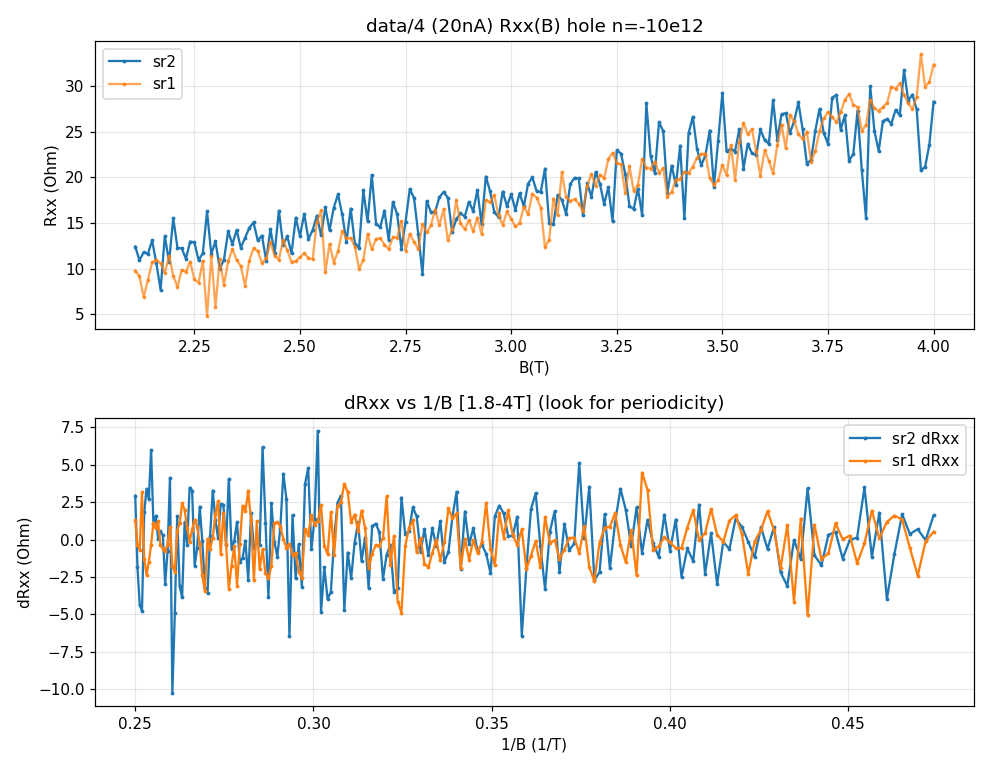

The script that saved this image:
import numpy as np, os, json, matplotlib
matplotlib.use('Agg'); import matplotlib.pyplot as plt
d="data/4"
cols=json.load(open(os.path.join(d,"metadata.json")))["columns"]
raw=np.genfromtxt(os.path.join(d,"data.tsv"),delimiter="\t")
C={}; seen={}
for i,c in enumerate(cols):
    k=c if c not in seen else c+f".{seen[c]}"; seen[c]=seen.get(c,0)+1; C[k]=raw[:,i]
B=C['magnet_mag']; I=np.abs(C['sr0_X']/1e6)
def proj(ch):
    X=C[ch+'_X']; Y=C[ch+'_Y']; th=np.arctan2(np.median(Y),np.median(X))
    return (X*np.cos(th)+Y*np.sin(th))/I, (-X*np.sin(th)+Y*np.cos(th))/I
R1,_=proj('sr1'); R2,q2=proj('sr2')
m=B>0.02; o=np.argsort(B[m]); B=B[m][o]; R1=R1[m][o]; R2=R2[m][o]; q2=q2[m][o]
print(f"B {B.min():.2f}-{B.max():.2f}T  n={len(B)}  quad-noise sr2={np.std(np.diff(q2))/np.sqrt(2):.2f} Ohm")
fig,ax=plt.subplots(2,1,figsize=(9,7))
ax[0].plot(B,R2,'.-',ms=3,label='sr2'); ax[0].plot(B,R1,'.-',ms=3,alpha=.7,label='sr1')
ax[0].set_xlabel('B(T)'); ax[0].set_ylabel('Rxx (Ohm)'); ax[0].legend(); ax[0].grid(alpha=.3); ax[0].set_title('data/4 (20nA) Rxx(B) hole n=-10e12')
sel=B>1.8
for nm,R,c in [('sr2',R2,'C0'),('sr1',R1,'C1')]:
    Rs=R[sel]; Bs=B[sel]; p=np.polyfit(Bs,Rs,4); dR=Rs-np.polyval(p,Bs)
    ax[1].plot(1/Bs,dR,'.-',ms=3,label=nm+' dRxx',color=c)
ax[1].set_xlabel('1/B (1/T)'); ax[1].set_ylabel('dRxx (Ohm)'); ax[1].legend(); ax[1].grid(alpha=.3); ax[1].set_title('dRxx vs 1/B [1.8-4T] (look for periodicity)')
plt.tight_layout(); plt.savefig('hera_scratch/ckpt4.png',dpi=110); print("saved")
